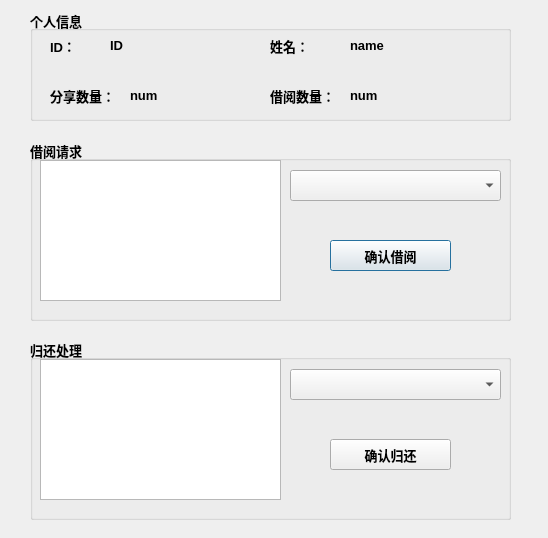
<?xml version="1.0" encoding="UTF-8"?>
<ui version="4.0">
 <class>RA_UserCenter</class>
 <widget class="QDialog" name="RA_UserCenter">
  <property name="geometry">
   <rect>
    <x>0</x>
    <y>0</y>
    <width>548</width>
    <height>538</height>
   </rect>
  </property>
  <property name="windowTitle">
   <string>Dialog</string>
  </property>
  <widget class="QGroupBox" name="groupBox">
   <property name="geometry">
    <rect>
     <x>30</x>
     <y>10</y>
     <width>481</width>
     <height>111</height>
    </rect>
   </property>
   <property name="font">
    <font>
     <family>Microsoft YaHei UI</family>
     <pointsize>10</pointsize>
     <weight>75</weight>
     <italic>false</italic>
     <bold>true</bold>
     <underline>false</underline>
    </font>
   </property>
   <property name="title">
    <string>个人信息</string>
   </property>
   <widget class="QWidget" name="gridLayoutWidget">
    <property name="geometry">
     <rect>
      <x>20</x>
      <y>20</y>
      <width>51</width>
      <height>31</height>
     </rect>
    </property>
    <layout class="QGridLayout" name="gridLayout">
     <item row="0" column="0">
      <widget class="QLabel" name="label">
       <property name="text">
        <string>ID：</string>
       </property>
      </widget>
     </item>
    </layout>
   </widget>
   <widget class="QWidget" name="gridLayoutWidget_2">
    <property name="geometry">
     <rect>
      <x>80</x>
      <y>20</y>
      <width>111</width>
      <height>31</height>
     </rect>
    </property>
    <layout class="QGridLayout" name="gridLayout_2">
     <item row="0" column="0">
      <widget class="QLabel" name="label_2">
       <property name="text">
        <string>ID</string>
       </property>
      </widget>
     </item>
    </layout>
   </widget>
   <widget class="QWidget" name="gridLayoutWidget_3">
    <property name="geometry">
     <rect>
      <x>240</x>
      <y>20</y>
      <width>71</width>
      <height>31</height>
     </rect>
    </property>
    <layout class="QGridLayout" name="gridLayout_3">
     <item row="0" column="0">
      <widget class="QLabel" name="label_3">
       <property name="text">
        <string>姓名：</string>
       </property>
      </widget>
     </item>
    </layout>
   </widget>
   <widget class="QWidget" name="gridLayoutWidget_4">
    <property name="geometry">
     <rect>
      <x>320</x>
      <y>20</y>
      <width>101</width>
      <height>31</height>
     </rect>
    </property>
    <layout class="QGridLayout" name="gridLayout_4">
     <item row="0" column="0">
      <widget class="QLabel" name="label_4">
       <property name="text">
        <string>name</string>
       </property>
      </widget>
     </item>
    </layout>
   </widget>
   <widget class="QWidget" name="gridLayoutWidget_5">
    <property name="geometry">
     <rect>
      <x>20</x>
      <y>70</y>
      <width>71</width>
      <height>31</height>
     </rect>
    </property>
    <layout class="QGridLayout" name="gridLayout_5">
     <item row="0" column="0">
      <widget class="QLabel" name="label_5">
       <property name="text">
        <string>分享数量：</string>
       </property>
      </widget>
     </item>
    </layout>
   </widget>
   <widget class="QWidget" name="gridLayoutWidget_6">
    <property name="geometry">
     <rect>
      <x>100</x>
      <y>70</y>
      <width>91</width>
      <height>31</height>
     </rect>
    </property>
    <layout class="QGridLayout" name="gridLayout_6">
     <item row="0" column="0">
      <widget class="QLabel" name="label_6">
       <property name="text">
        <string>num</string>
       </property>
      </widget>
     </item>
    </layout>
   </widget>
   <widget class="QWidget" name="gridLayoutWidget_7">
    <property name="geometry">
     <rect>
      <x>240</x>
      <y>70</y>
      <width>71</width>
      <height>31</height>
     </rect>
    </property>
    <layout class="QGridLayout" name="gridLayout_7">
     <item row="0" column="0">
      <widget class="QLabel" name="label_7">
       <property name="text">
        <string>借阅数量：</string>
       </property>
      </widget>
     </item>
    </layout>
   </widget>
   <widget class="QWidget" name="gridLayoutWidget_8">
    <property name="geometry">
     <rect>
      <x>320</x>
      <y>70</y>
      <width>101</width>
      <height>31</height>
     </rect>
    </property>
    <layout class="QGridLayout" name="gridLayout_8">
     <item row="0" column="0">
      <widget class="QLabel" name="label_8">
       <property name="text">
        <string>num</string>
       </property>
      </widget>
     </item>
    </layout>
   </widget>
  </widget>
  <widget class="QGroupBox" name="groupBox_2">
   <property name="geometry">
    <rect>
     <x>30</x>
     <y>140</y>
     <width>481</width>
     <height>181</height>
    </rect>
   </property>
   <property name="font">
    <font>
     <family>Microsoft YaHei UI</family>
     <pointsize>10</pointsize>
     <weight>75</weight>
     <italic>false</italic>
     <bold>true</bold>
    </font>
   </property>
   <property name="title">
    <string>借阅请求</string>
   </property>
   <widget class="QTableView" name="tableView">
    <property name="geometry">
     <rect>
      <x>10</x>
      <y>20</y>
      <width>241</width>
      <height>141</height>
     </rect>
    </property>
   </widget>
   <widget class="QComboBox" name="comboBox">
    <property name="geometry">
     <rect>
      <x>260</x>
      <y>30</y>
      <width>211</width>
      <height>31</height>
     </rect>
    </property>
   </widget>
   <widget class="QPushButton" name="pushButton">
    <property name="geometry">
     <rect>
      <x>300</x>
      <y>100</y>
      <width>121</width>
      <height>31</height>
     </rect>
    </property>
    <property name="text">
     <string>确认借阅</string>
    </property>
   </widget>
  </widget>
  <widget class="QGroupBox" name="groupBox_3">
   <property name="geometry">
    <rect>
     <x>30</x>
     <y>339</y>
     <width>481</width>
     <height>181</height>
    </rect>
   </property>
   <property name="font">
    <font>
     <family>Microsoft YaHei UI</family>
     <pointsize>10</pointsize>
     <weight>75</weight>
     <bold>true</bold>
    </font>
   </property>
   <property name="title">
    <string>归还处理</string>
   </property>
   <widget class="QTableView" name="tableView_2">
    <property name="geometry">
     <rect>
      <x>10</x>
      <y>20</y>
      <width>241</width>
      <height>141</height>
     </rect>
    </property>
   </widget>
   <widget class="QComboBox" name="comboBox_2">
    <property name="geometry">
     <rect>
      <x>260</x>
      <y>30</y>
      <width>211</width>
      <height>31</height>
     </rect>
    </property>
   </widget>
   <widget class="QPushButton" name="pushButton_2">
    <property name="geometry">
     <rect>
      <x>300</x>
      <y>100</y>
      <width>121</width>
      <height>31</height>
     </rect>
    </property>
    <property name="text">
     <string>确认归还</string>
    </property>
   </widget>
  </widget>
 </widget>
 <resources/>
 <connections/>
</ui>
